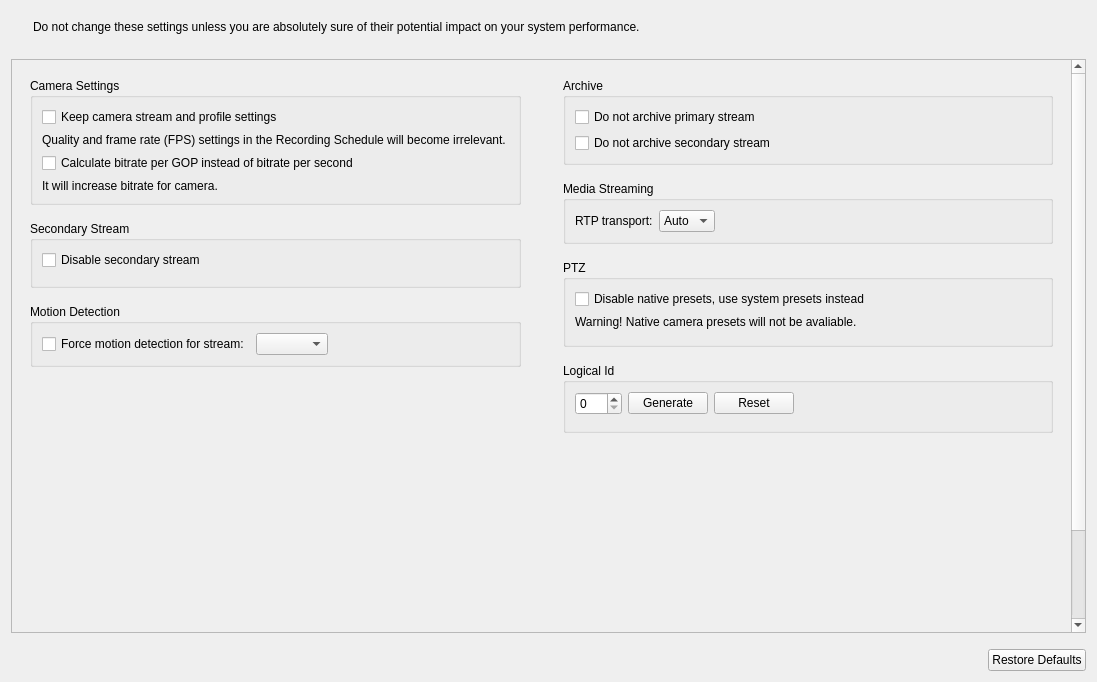
<?xml version="1.0" encoding="UTF-8"?>
<ui version="4.0">
 <class>CameraExpertSettingsWidget</class>
 <widget class="QWidget" name="CameraExpertSettingsWidget">
  <property name="geometry">
   <rect>
    <x>0</x>
    <y>0</y>
    <width>1097</width>
    <height>682</height>
   </rect>
  </property>
  <layout class="QVBoxLayout" name="verticalLayout_5">
   <property name="spacing">
    <number>16</number>
   </property>
   <item>
    <widget class="QWidget" name="widget_2" native="true">
     <layout class="QHBoxLayout" name="horizontalLayout_7">
      <item>
       <widget class="QLabel" name="iconLabel">
        <property name="maximumSize">
         <size>
          <width>32</width>
          <height>32</height>
         </size>
        </property>
       </widget>
      </item>
      <item>
       <widget class="QLabel" name="generalWarningLabel">
        <property name="sizePolicy">
         <sizepolicy hsizetype="Expanding" vsizetype="Minimum">
          <horstretch>1</horstretch>
          <verstretch>0</verstretch>
         </sizepolicy>
        </property>
        <property name="text">
         <string>Do not change these settings unless you are absolutely sure of their potential impact on your system performance.</string>
        </property>
        <property name="wordWrap">
         <bool>true</bool>
        </property>
       </widget>
      </item>
     </layout>
    </widget>
   </item>
   <item>
    <widget class="QScrollArea" name="scrollArea">
     <property name="horizontalScrollBarPolicy">
      <enum>Qt::ScrollBarAlwaysOff</enum>
     </property>
     <property name="widgetResizable">
      <bool>true</bool>
     </property>
     <widget class="QWidget" name="scrollAreaWidgetContents">
      <property name="geometry">
       <rect>
        <x>0</x>
        <y>0</y>
        <width>1043</width>
        <height>791</height>
       </rect>
      </property>
      <layout class="QHBoxLayout" name="horizontalLayout_5" stretch="1,1">
       <property name="spacing">
        <number>24</number>
       </property>
       <item>
        <widget class="QWidget" name="leftWidget" native="true">
         <layout class="QVBoxLayout" name="verticalLayout_9">
          <property name="spacing">
           <number>16</number>
          </property>
          <item>
           <widget class="QGroupBox" name="settingsGroupBox">
            <property name="title">
             <string>Camera Settings</string>
            </property>
            <property name="flat">
             <bool>true</bool>
            </property>
            <layout class="QVBoxLayout" name="verticalLayout_4">
             <item>
              <widget class="QCheckBox" name="settingsDisableControlCheckBox">
               <property name="text">
                <string>Keep camera stream and profile settings</string>
               </property>
              </widget>
             </item>
             <item>
              <widget class="QLabel" name="settingsWarningLabel">
               <property name="text">
                <string>Quality and frame rate (FPS) settings in the Recording Schedule will become irrelevant.</string>
               </property>
               <property name="wordWrap">
                <bool>true</bool>
               </property>
              </widget>
             </item>
             <item>
              <widget class="QCheckBox" name="bitratePerGopCheckBox">
               <property name="text">
                <string>Calculate bitrate per GOP instead of bitrate per second</string>
               </property>
              </widget>
             </item>
             <item>
              <widget class="QLabel" name="bitrateIncreaseWarningLabel">
               <property name="text">
                <string>It will increase bitrate for camera.</string>
               </property>
               <property name="wordWrap">
                <bool>true</bool>
               </property>
              </widget>
             </item>
            </layout>
           </widget>
          </item>
          <item>
           <widget class="QGroupBox" name="secondStreamGroupBox">
            <property name="title">
             <string>Secondary Stream</string>
            </property>
            <property name="flat">
             <bool>true</bool>
            </property>
            <layout class="QVBoxLayout" name="verticalLayout_3">
             <item>
              <widget class="QCheckBox" name="secondStreamDisableCheckBox">
               <property name="text">
                <string>Disable secondary stream</string>
               </property>
              </widget>
             </item>
             <item>
              <widget class="QWidget" name="secondStreamQualityWidget" native="true">
               <layout class="QVBoxLayout" name="verticalLayout_8">
                <property name="leftMargin">
                 <number>0</number>
                </property>
                <property name="topMargin">
                 <number>0</number>
                </property>
                <property name="rightMargin">
                 <number>0</number>
                </property>
                <property name="bottomMargin">
                 <number>0</number>
                </property>
                <item>
                 <layout class="QHBoxLayout" name="horizontalLayout"/>
                </item>
               </layout>
              </widget>
             </item>
            </layout>
           </widget>
          </item>
          <item>
           <widget class="QGroupBox" name="groupBoxMotionDetection">
            <property name="title">
             <string>Motion Detection</string>
            </property>
            <property name="flat">
             <bool>true</bool>
            </property>
            <layout class="QVBoxLayout" name="verticalLayout_7">
             <item>
              <layout class="QHBoxLayout" name="horizontalLayout_6">
               <property name="sizeConstraint">
                <enum>QLayout::SetNoConstraint</enum>
               </property>
               <item>
                <widget class="QCheckBox" name="checkBoxForceMotionDetection">
                 <property name="text">
                  <string>Force motion detection for stream:</string>
                 </property>
                 <property name="tristate">
                  <bool>false</bool>
                 </property>
                </widget>
               </item>
               <item>
                <widget class="QComboBox" name="comboBoxForcedMotionStream"/>
               </item>
               <item>
                <spacer name="horizontalSpacer_7">
                 <property name="orientation">
                  <enum>Qt::Horizontal</enum>
                 </property>
                 <property name="sizeHint" stdset="0">
                  <size>
                   <width>40</width>
                   <height>20</height>
                  </size>
                 </property>
                </spacer>
               </item>
              </layout>
             </item>
            </layout>
           </widget>
          </item>
          <item>
           <spacer name="verticalSpacer_3">
            <property name="orientation">
             <enum>Qt::Vertical</enum>
            </property>
            <property name="sizeHint" stdset="0">
             <size>
              <width>20</width>
              <height>1</height>
             </size>
            </property>
           </spacer>
          </item>
         </layout>
        </widget>
       </item>
       <item>
        <widget class="QWidget" name="rightWidget" native="true">
         <layout class="QVBoxLayout" name="verticalLayout">
          <property name="spacing">
           <number>16</number>
          </property>
          <item>
           <widget class="QGroupBox" name="groupBoxArchive">
            <property name="title">
             <string>Archive</string>
            </property>
            <property name="flat">
             <bool>true</bool>
            </property>
            <layout class="QVBoxLayout" name="verticalLayout_2">
             <item>
              <widget class="QCheckBox" name="checkBoxPrimaryRecorder">
               <property name="text">
                <string>Do not archive primary stream</string>
               </property>
              </widget>
             </item>
             <item>
              <widget class="QCheckBox" name="checkBoxSecondaryRecorder">
               <property name="text">
                <string>Do not archive secondary stream</string>
               </property>
              </widget>
             </item>
            </layout>
           </widget>
          </item>
          <item>
           <widget class="QGroupBox" name="groupBoxRTP">
            <property name="title">
             <string>Media Streaming</string>
            </property>
            <property name="flat">
             <bool>true</bool>
            </property>
            <layout class="QVBoxLayout" name="verticalLayout_6">
             <item>
              <layout class="QHBoxLayout" name="horizontalLayout_2">
               <item>
                <widget class="QLabel" name="labelTransport">
                 <property name="text">
                  <string>RTP transport:</string>
                 </property>
                </widget>
               </item>
               <item>
                <widget class="QComboBox" name="comboBoxTransport">
                 <item>
                  <property name="text">
                   <string>Auto</string>
                  </property>
                 </item>
                 <item>
                  <property name="text">
                   <string>TCP</string>
                  </property>
                 </item>
                 <item>
                  <property name="text">
                   <string>UDP</string>
                  </property>
                 </item>
                </widget>
               </item>
               <item>
                <spacer name="horizontalSpacer_6">
                 <property name="orientation">
                  <enum>Qt::Horizontal</enum>
                 </property>
                 <property name="sizeHint" stdset="0">
                  <size>
                   <width>40</width>
                   <height>20</height>
                  </size>
                 </property>
                </spacer>
               </item>
              </layout>
             </item>
            </layout>
           </widget>
          </item>
          <item>
           <widget class="QGroupBox" name="groupBoxPtzControl">
            <property name="title">
             <string>PTZ</string>
            </property>
            <property name="flat">
             <bool>true</bool>
            </property>
            <layout class="QVBoxLayout" name="verticalLayout_10">
             <item>
              <widget class="QCheckBox" name="checkBoxDisableNativePtzPresets">
               <property name="text">
                <string>Disable native presets, use system presets instead</string>
               </property>
              </widget>
             </item>
             <item>
              <widget class="QLabel" name="settingsDisableNativePtzWarningLabel">
               <property name="text">
                <string>Warning! Native camera presets will not be avaliable.</string>
               </property>
              </widget>
             </item>
             <item>
              <widget class="QWidget" name="horizontalWidget_3" native="true">
               <layout class="QHBoxLayout" name="horizontalLayout_8">
                <property name="leftMargin">
                 <number>0</number>
                </property>
                <property name="topMargin">
                 <number>0</number>
                </property>
                <property name="rightMargin">
                 <number>0</number>
                </property>
                <property name="bottomMargin">
                 <number>0</number>
                </property>
               </layout>
              </widget>
             </item>
            </layout>
           </widget>
          </item>
          <item>
           <widget class="QGroupBox" name="logicalIdGroupBox">
            <property name="title">
             <string>Logical Id</string>
            </property>
            <layout class="QVBoxLayout" name="verticalLayout_11">
             <item>
              <layout class="QHBoxLayout" name="horizontalLayout_3">
               <item>
                <widget class="QSpinBox" name="logicalIdSpinBox">
                 <property name="maximum">
                  <number>999</number>
                 </property>
                </widget>
               </item>
               <item>
                <widget class="QPushButton" name="generateLogicalIdButton">
                 <property name="text">
                  <string>Generate</string>
                 </property>
                </widget>
               </item>
               <item>
                <widget class="QPushButton" name="resetLogicalIdButton">
                 <property name="text">
                  <string>Reset</string>
                 </property>
                </widget>
               </item>
               <item>
                <spacer name="horizontalSpacer_2">
                 <property name="orientation">
                  <enum>Qt::Horizontal</enum>
                 </property>
                 <property name="sizeHint" stdset="0">
                  <size>
                   <width>40</width>
                   <height>20</height>
                  </size>
                 </property>
                </spacer>
               </item>
              </layout>
             </item>
             <item>
              <widget class="QnWordWrappedLabel" name="logicalIdWarningLabel" native="true"/>
             </item>
            </layout>
           </widget>
          </item>
          <item>
           <spacer name="verticalSpacer_2">
            <property name="orientation">
             <enum>Qt::Vertical</enum>
            </property>
            <property name="sizeHint" stdset="0">
             <size>
              <width>20</width>
              <height>290</height>
             </size>
            </property>
           </spacer>
          </item>
         </layout>
        </widget>
       </item>
      </layout>
     </widget>
    </widget>
   </item>
   <item>
    <layout class="QHBoxLayout" name="horizontalLayout_4">
     <item>
      <spacer name="horizontalSpacer">
       <property name="orientation">
        <enum>Qt::Horizontal</enum>
       </property>
       <property name="sizeHint" stdset="0">
        <size>
         <width>40</width>
         <height>20</height>
        </size>
       </property>
      </spacer>
     </item>
     <item>
      <widget class="QPushButton" name="restoreDefaultsButton">
       <property name="text">
        <string>Restore Defaults</string>
       </property>
      </widget>
     </item>
    </layout>
   </item>
  </layout>
 </widget>
 <customwidgets>
  <customwidget>
   <class>QnWordWrappedLabel</class>
   <extends>QWidget</extends>
   <header location="global">ui/widgets/word_wrapped_label.h</header>
   <container>1</container>
  </customwidget>
 </customwidgets>
 <tabstops>
  <tabstop>scrollArea</tabstop>
  <tabstop>settingsDisableControlCheckBox</tabstop>
  <tabstop>bitratePerGopCheckBox</tabstop>
  <tabstop>secondStreamDisableCheckBox</tabstop>
  <tabstop>checkBoxForceMotionDetection</tabstop>
  <tabstop>comboBoxForcedMotionStream</tabstop>
  <tabstop>checkBoxPrimaryRecorder</tabstop>
  <tabstop>checkBoxSecondaryRecorder</tabstop>
  <tabstop>comboBoxTransport</tabstop>
  <tabstop>checkBoxDisableNativePtzPresets</tabstop>
  <tabstop>restoreDefaultsButton</tabstop>
 </tabstops>
 <resources/>
 <connections/>
</ui>
